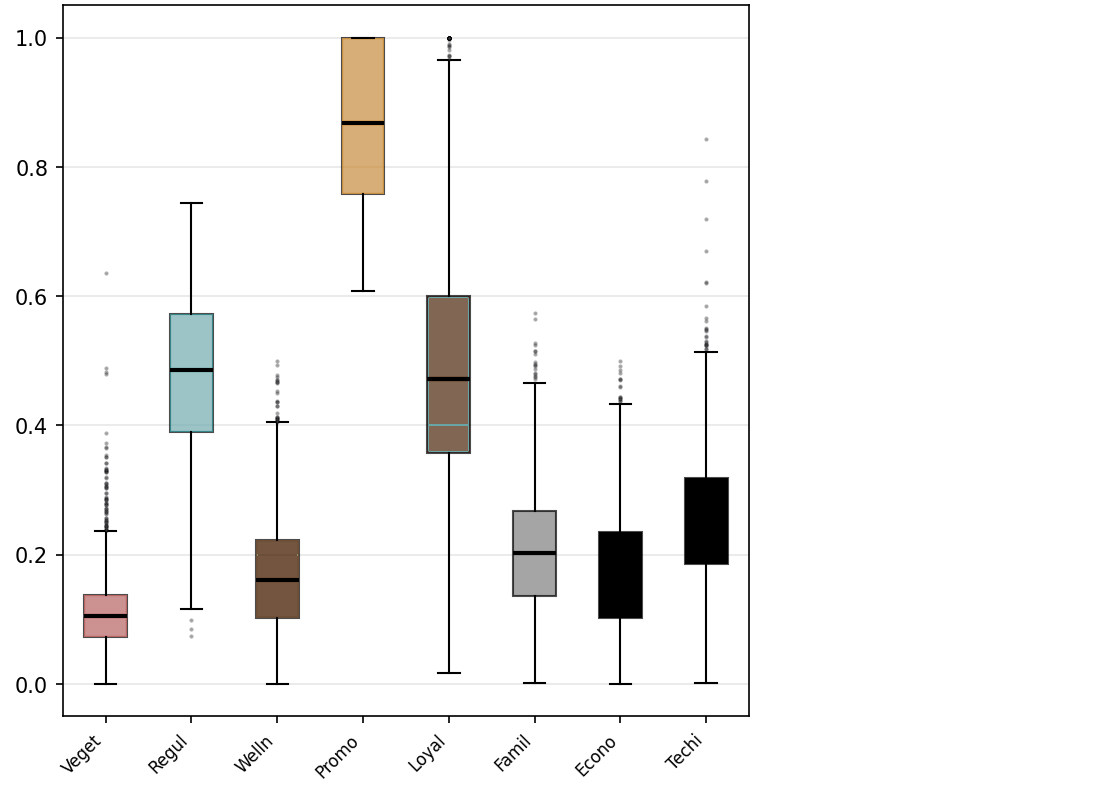
#> input picture web_app/imagens/charts/boxplot_grid.png, 1098 x 796 px, found by its file name
$ python recolor_charts.py
#> lines starting #> are read from the running program, lines starting #| are printed output that depends on the picture; after the words box and inside, x2 and y2 are one past the last pixel; in counts of white or black regions, pixels touching at a corner belong together
import os
import numpy as np
from PIL import Image

# tab10 colors
old_colors = np.array([
    [31, 119, 180],   # 0: blue
    [255, 127, 14],   # 1: orange
    [44, 160, 44],    # 2: green
    [214, 39, 40],    # 3: red
    [148, 103, 189],  # 4: purple
    [140, 86, 75],    # 5: brown
    [227, 119, 194],  # 6: pink
    [127, 127, 127],  # 7: gray
    [188, 189, 34],   # 8: olive
    [23, 190, 207],   # 9: cyan
])

# New colors from app.py
def hex_to_rgb(h):
    h = h.lstrip('#')
    return tuple(int(h[i:i+2], 16) for i in (0, 2, 4))

new_colors_hex = [
    "#b76563",  # 0: Vegetarians
    "#bc7933",  # 1: Regulars
    "#687643",  # 2: Wellness
    "#b64828",  # 3: Promoters
    "#c88d40",  # 4: Loyalists
    "#368689",  # 5: Families
    "#36668d",  # 6: Economizers
    "#6c4d36"   # 7: Techies
]
new_colors = np.array([hex_to_rgb(c) for c in new_colors_hex])

def recolor_image(img_path):
    img = Image.open(img_path).convert("RGB")
#> img is the input picture: PIL image 1098x796 RGB; mean R, G, B 245.4, 245, 244.4
    pixels = np.array(img, dtype=np.float32)

    # Calculate difference between max and min RGB for each pixel
    max_c = np.max(pixels, axis=2)
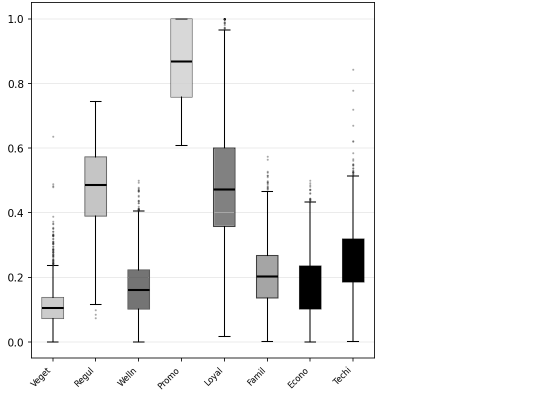
#> max_c: shape (796, 1098) float32 (shown at 1/2 size); min 0, max 255, mean 245.7
    min_c = np.min(pixels, axis=2)
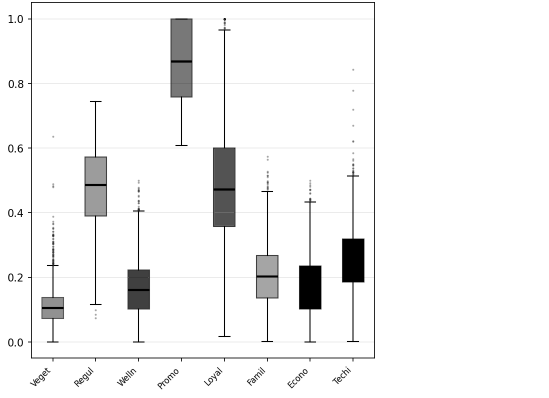
#> min_c: shape (796, 1098) float32 (shown at 1/2 size); min 0, max 255, mean 244.1
    saturation = max_c - min_c
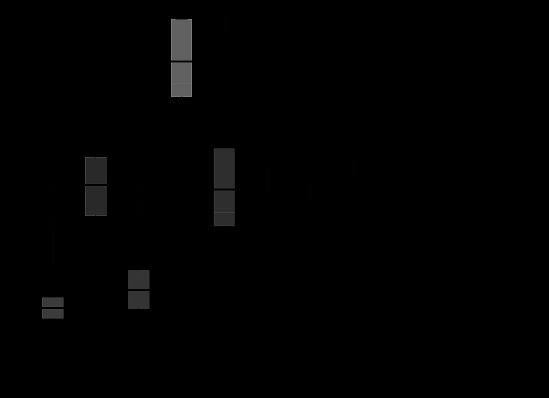
#> saturation: shape (796, 1098) float32 (shown at 1/2 size); min 0, max 136, mean 1.6

    # Only recolor pixels that are not grayscale
    mask = saturation > 15
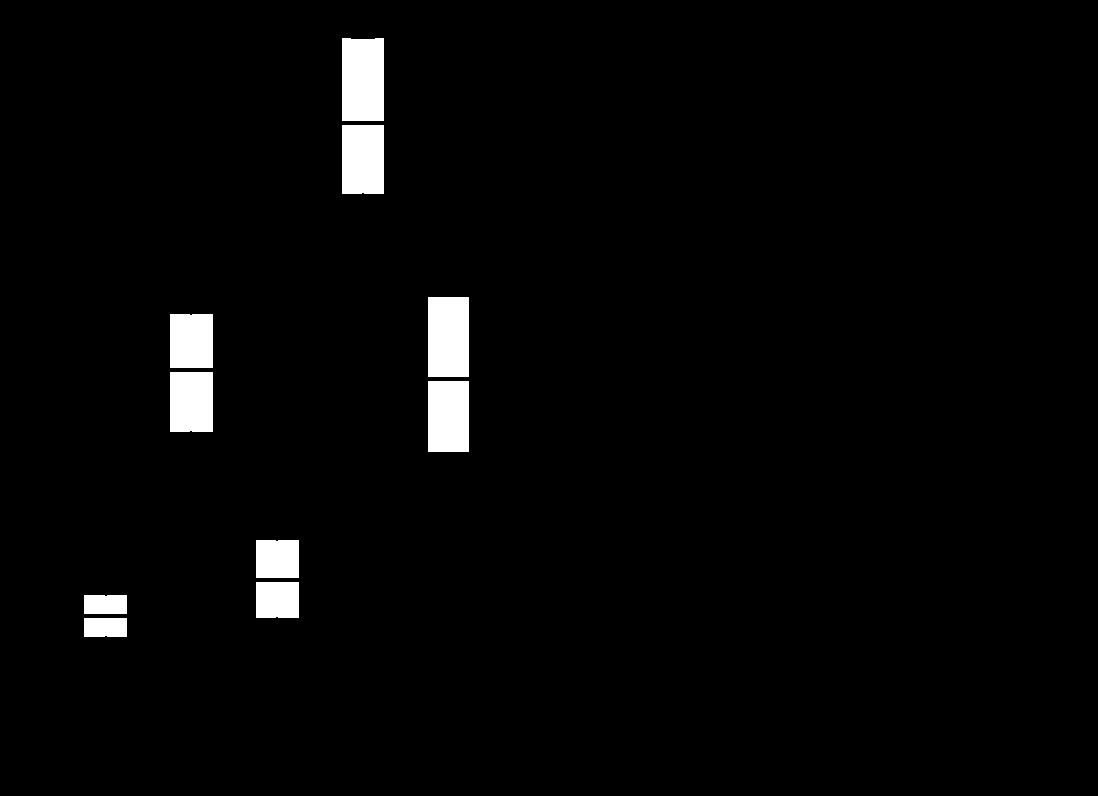
#> mask: shape (796, 1098) bool; 2.5% white; 10 white regions, largest, box (x1, y1, x2, y2) and area: (342, 38, 384, 121) 3462, (428, 297, 469, 377) 3280, (428, 381, 469, 452) 2911

    colored_pixels = pixels[mask]
    if len(colored_pixels) == 0:
        return

    # Normalize pixels and tab10 to have unit length for cosine similarity
    cp_norm = colored_pixels / np.linalg.norm(colored_pixels, axis=1, keepdims=True)
    tab10_norm = old_colors / np.linalg.norm(old_colors, axis=1, keepdims=True)

    # Compute cosine similarity
    similarity = np.dot(cp_norm, tab10_norm.T)
    best_match = np.argmax(similarity, axis=1)

    new_pixels = np.zeros_like(colored_pixels)
    for i in range(8):  # We only have 8 new colors
        cluster_mask = (best_match == i)
        if not np.any(cluster_mask):
            continue

        cp = colored_pixels[cluster_mask]
        old_c = old_colors[i]
        new_c = new_colors[i]

        # Estimate alpha (0 = white, 1 = solid color)
        # We avoid division by zero by adding a small epsilon
        alpha = np.mean((255.0 - cp) / (255.0 - old_c + 1e-5), axis=1, keepdims=True)
        alpha = np.clip(alpha, 0, 1)

        # Apply alpha to new color
        new_p = alpha * new_c + (1 - alpha) * 255.0
        new_pixels[cluster_mask] = new_p

    # Update the image
    pixels[mask] = new_pixels
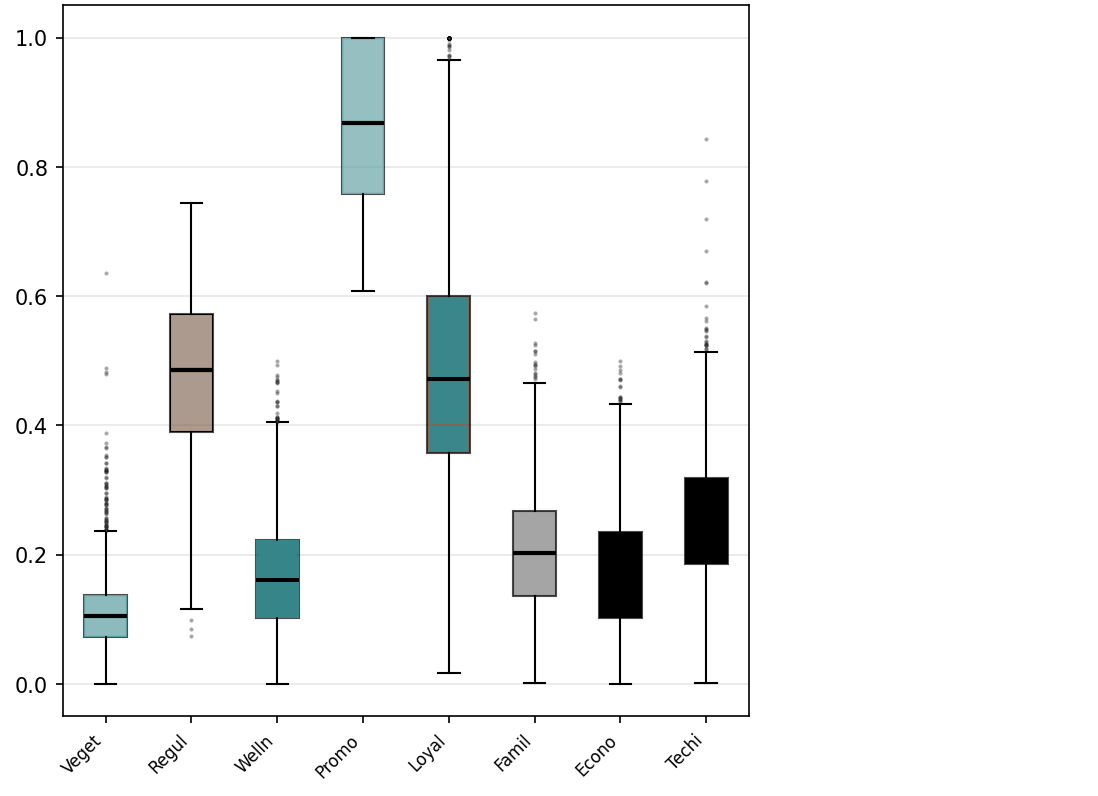
#> pixels: shape (796, 1098, 3) float32; mean R, G, B 245, 246.1, 246.1

    # Save the recolored image
    result = Image.fromarray(np.clip(pixels, 0, 255).astype(np.uint8))
    result.save(img_path)
    print(f"Recolored {os.path.basename(img_path)}")

charts_dir = r"c:\Users\carlo\Documents\Semestre 4\ML 2\costumer_seg_app_cm\imagens\charts"
for img_name in ["boxplot_grid.png", "feature_barplots.png", "radar_individual.png", "radar_combined.png", "geospatial_map.png"]:
    p = os.path.join(charts_dir, img_name)
    if os.path.exists(p):
        recolor_image(p)
#> pass 2 of the loop `for img_name in ["boxplot_grid.png", "feature_barplots.png", "radar_in..`:
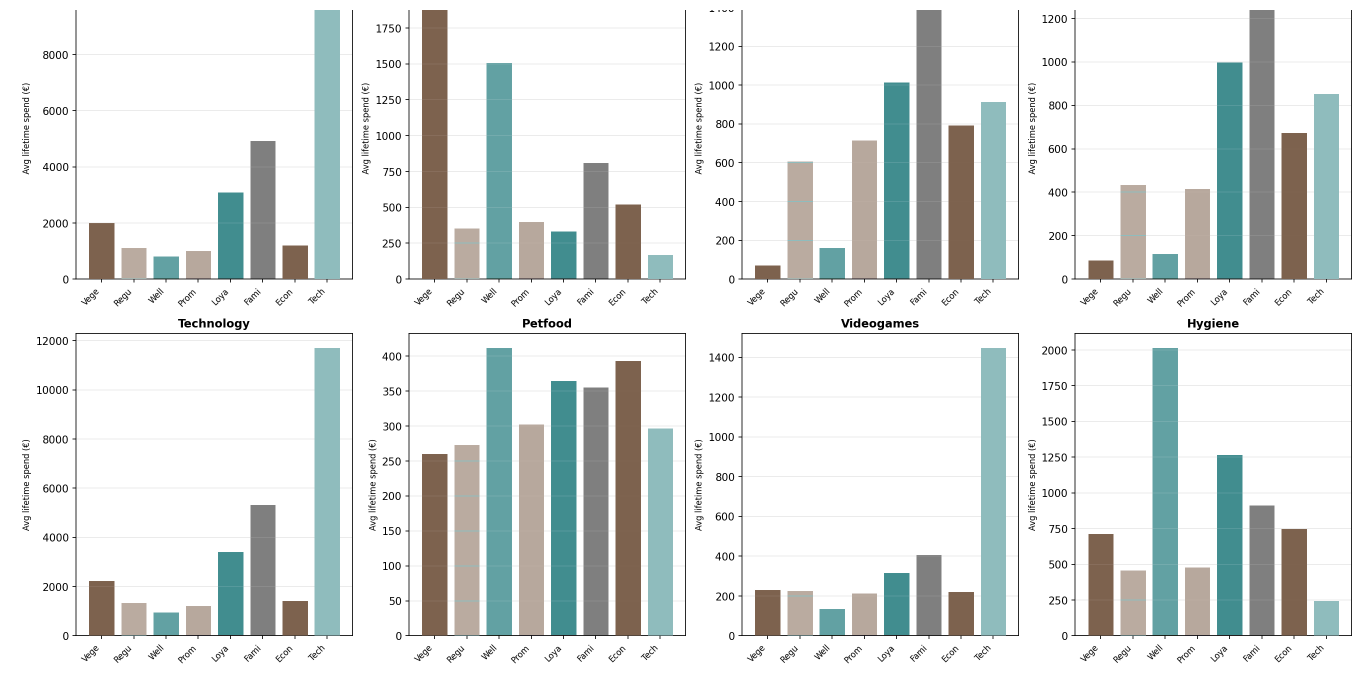
#> input picture web_app/imagens/charts/feature_barplots.png, 2728 x 1354 px, found by its file name (shown at 1/2 size)
#> in recolor_image, img is the input picture: PIL image 2728x1354 RGB; mean R, G, B 223.4, 227.4, 226.3
#> max_c: shape (1354, 2728) float32
#> min_c: shape (1354, 2728) float32
#> saturation: shape (1354, 2728) float32
#> in recolor_image (call 2), `mask = saturation > 15`:
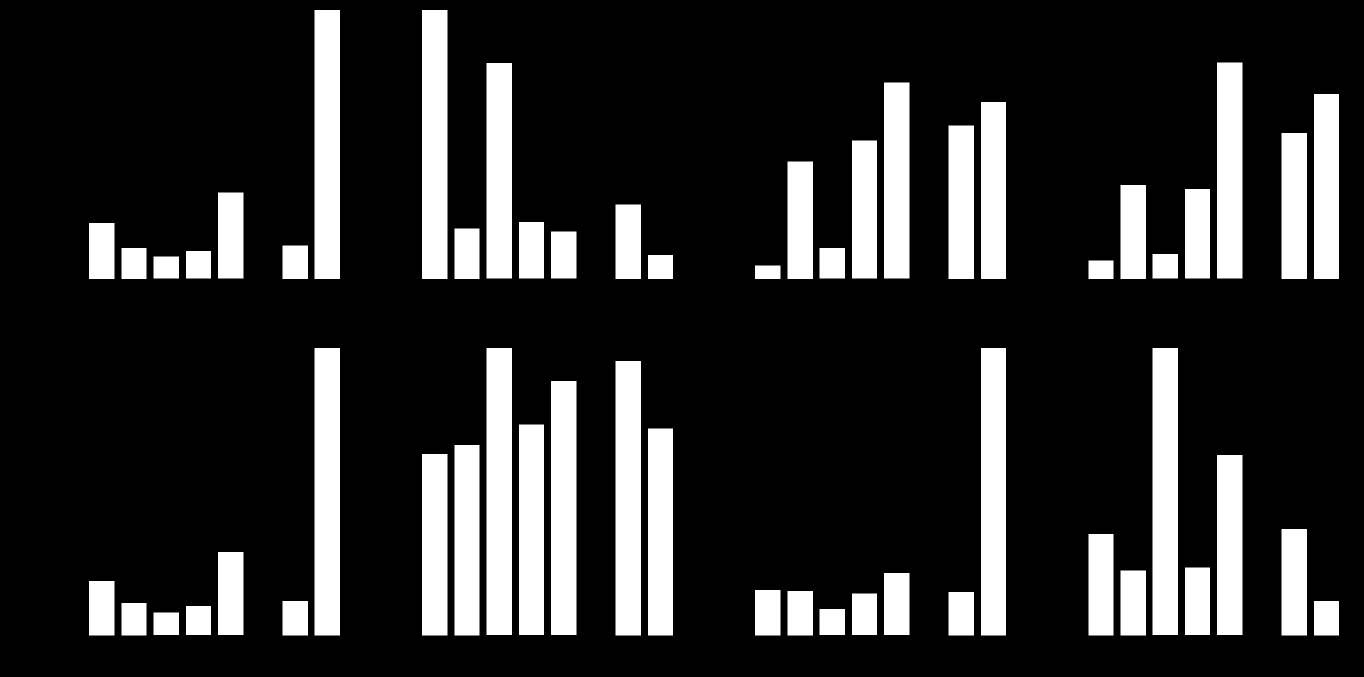
#> mask: shape (1354, 2728) bool (shown at 1/2 size); 17.6% white; 56 white regions, largest, box (x1, y1, x2, y2) and area: (629, 696, 680, 1271) 29325, (973, 696, 1024, 1270) 29274, (2305, 696, 2356, 1270) 29274
#> in recolor_image (call 2), `pixels[mask] = new_pixels`:
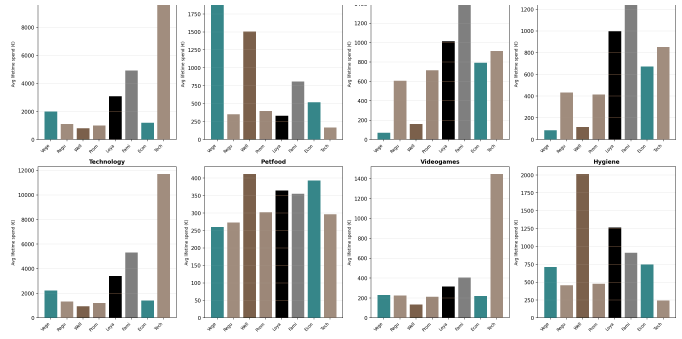
#> pixels: shape (1354, 2728, 3) float32 (shown at 1/4 size); mean R, G, B 220.6, 220.4, 219.1
#> result: PIL image 2728x1354 RGB
#> pass 3 of the loop `for img_name in ["boxplot_grid.png", "feature_barplots.png", "radar_in..`:
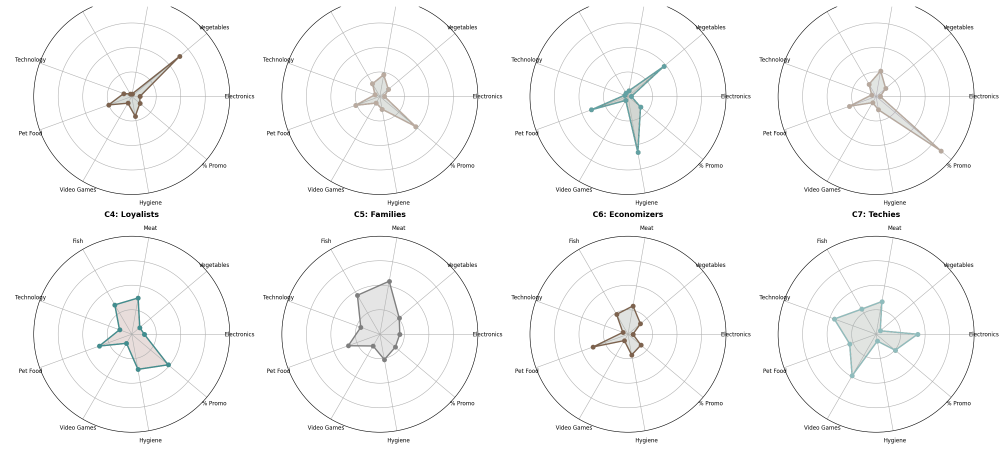
#> input picture web_app/imagens/charts/radar_individual.png, 3021 x 1355 px, found by its file name (shown at 1/3 size)
#> in recolor_image, img is the input picture: PIL image 3021x1355 RGB; mean R, G, B 249.3, 249.4, 249.3
#> max_c: shape (1355, 3021) float32
#> min_c: shape (1355, 3021) float32
#> in recolor_image (call 3), `saturation = max_c - min_c`:
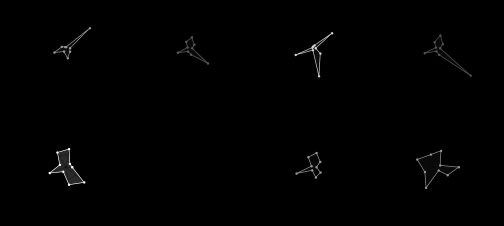
#> saturation: shape (1355, 3021) float32 (shown at 1/6 size); min 0, max 78, mean 0.4; drawn with min black and max white
#> in recolor_image (call 3), `mask = saturation > 15`:
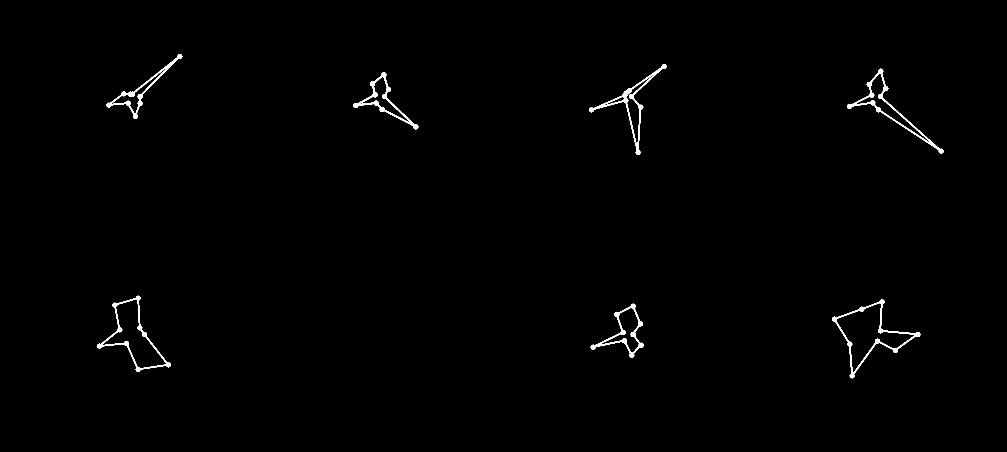
#> mask: shape (1355, 3021) bool (shown at 1/3 size); 0.64% white; 7 white regions, largest, box (x1, y1, x2, y2) and area: (2496, 898, 2761, 1135) 4252, (2541, 206, 2831, 461) 4217, (1767, 192, 2000, 465) 4089
#> result: PIL image 3021x1355 RGB
#> the loop made 5 passes; the first 3 are shown
